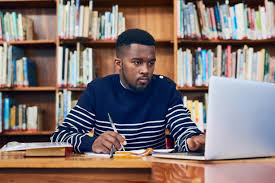
#> input picture student.jpg, 275 x 183 px
$ python translate.py
#> lines starting #> are read from the running program, lines starting #| are printed output that depends on the picture
import cv2
import numpy as np
img=cv2.imread("student.jpg")
#> img is the input picture: shape (183, 275, 3); mean B, G, R 113.9, 116.3, 130.5
height=img.shape[0]
#> height = 183
width=img.shape[1]
#> width = 275
q_height,q_width=height/6,width/4
#> q_height = 30.5; q_width = 68.75
T = np.float32([[1,0,q_width],[0,1,q_height]])
#> T = [[1, 0, 68.75], [0, 1, 30.5]]
translate=cv2.warpAffine(img,T,(width,height))
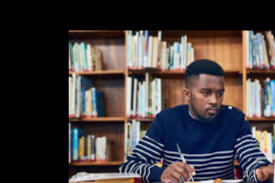
#> translate: shape (183, 275, 3); mean B, G, R 62.2, 61.8, 68.2
cv2.imshow("image trans",translate)
cv2.waitKey(0)
cv2.destroyAllWindows()#{[1,0,tx][0,1,ty][0,0,1]}

$ run again, with bb.jpg copied over student.jpg
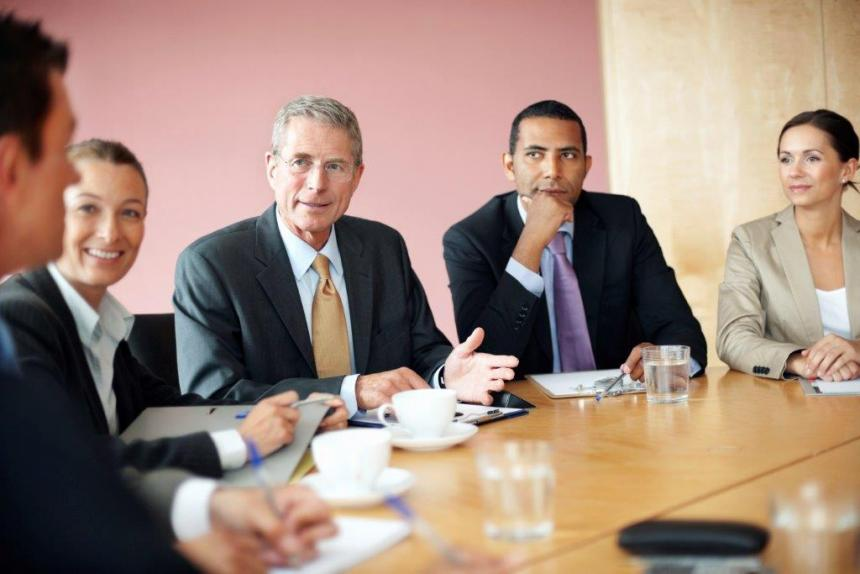
#> input picture bb.jpg, 860 x 574 px
#> img is the input picture: shape (574, 860, 3); mean B, G, R 123.8, 136.4, 159.9
#> `translate=cv2.warpAffine(img,T,(width,height))`:
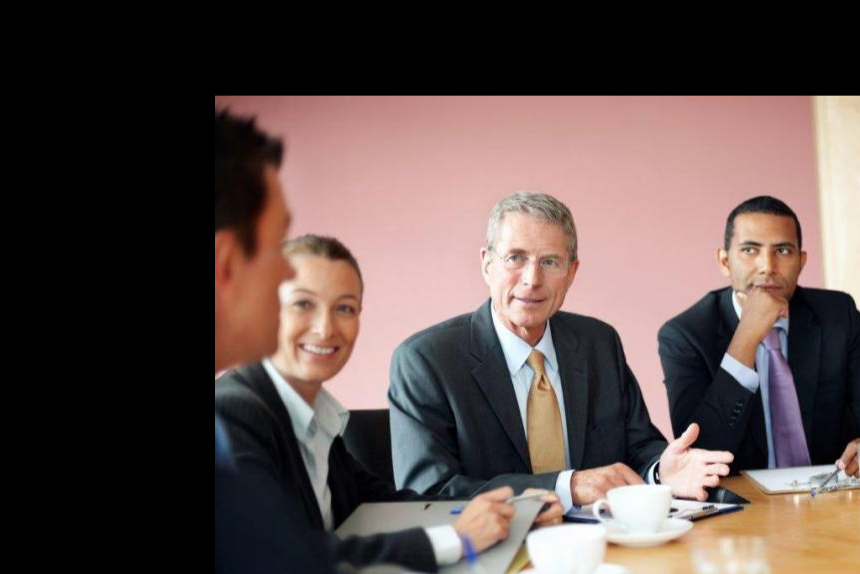
#> translate: shape (574, 860, 3); mean B, G, R 74.9, 77.9, 93.1

$ run again, with s1.jpeg copied over student.jpg
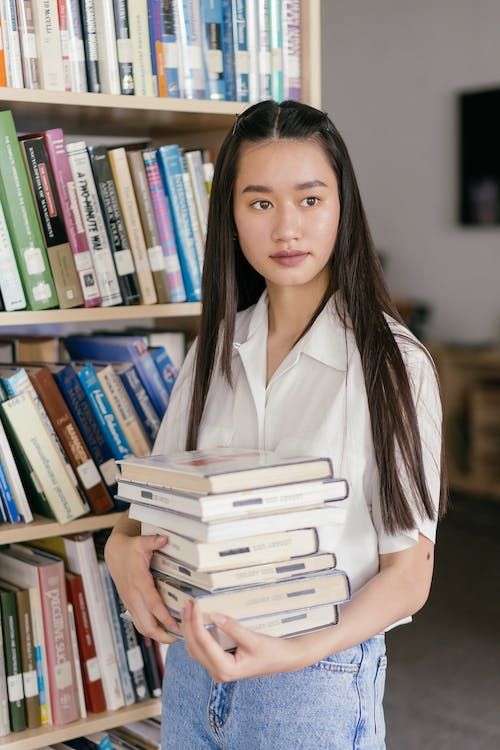
#> input picture s1.jpeg, 500 x 750 px
#> img is the input picture: shape (750, 500, 3); mean B, G, R 128.2, 133.4, 141.5
#> `translate=cv2.warpAffine(img,T,(width,height))`:
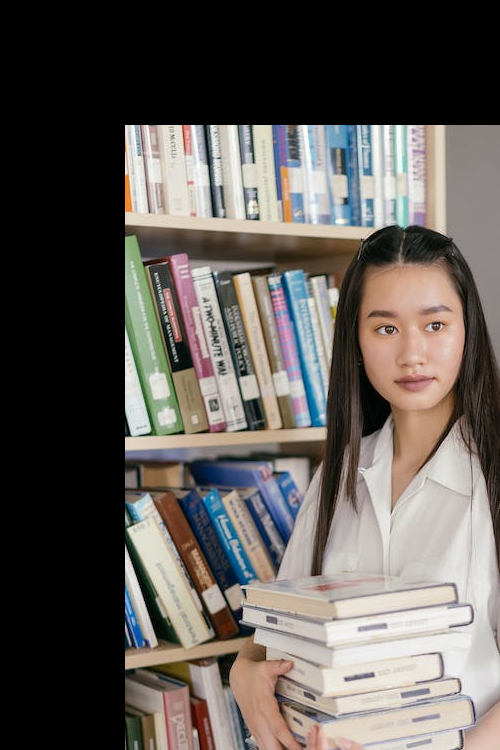
#> translate: shape (750, 500, 3); mean B, G, R 86.7, 91.1, 96.4
